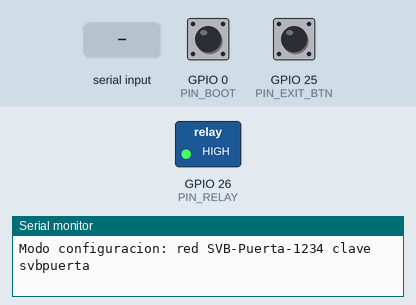
Recording of a sketch running on a simulated ESP32. Shown: switched loads named in the sketch (green lamp = pin HIGH), the last lines printed to the serial monitor. The test bench sets the inputs (shaded band); at power-on: GPIO 0 (PIN_BOOT) HIGH, GPIO 25 (PIN_EXIT_BTN) HIGH. WiFi joins after 1.5 s; servers stay silent unless stated; EEPROM starts erased.

Above: at 1.2 s.
1.3 s: "OPEN 3000\n" received over Serial
At 2.2 s:
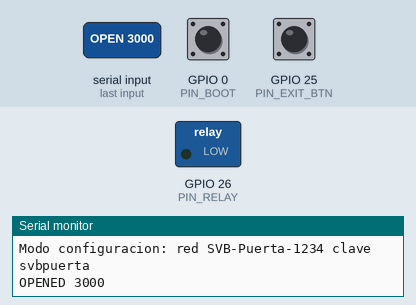
7.3 s: "OPEN\n" received over Serial
At 11.4 s:
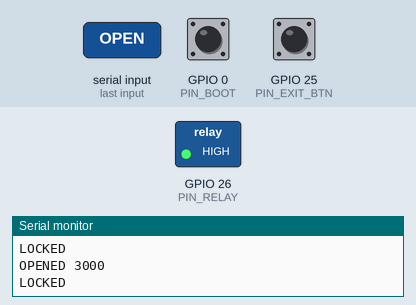
Timing chart, 0 to 12.8 s (numbered marks = the images above; inputs shaded):
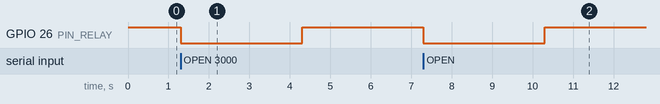

The sketch:

esp32_cerradura.ino
```cpp
/*
 * Sistemas VB Seguridad Integral — Controlador de cerradura para ESP32
 * ------------------------------------------------------------------
 * NO hace falta editar este código: se configura desde el celular.
 *
 *  1) Grabar este sketch tal cual (Arduino IDE 2 + "esp32 by Espressif", placa "ESP32 Dev Module").
 *  2) Al encenderlo por primera vez crea la red WiFi  "SVB-Puerta-XXXX"  (clave: svbpuerta).
 *     Conectate desde el celular: se abre la página de configuración (o entrá a http://192.168.4.1).
 *     Elegí el WiFi del local y su clave → Guardar. El ESP32 se reinicia y se conecta.
 *  3) En el panel Sistemas VB: ⚙ → Configuración → Cerradura → "Buscar y vincular cerradura".
 *     El panel la encuentra en la red y la vincula con una clave segura automáticamente.
 *
 *  Volver a configurar: mantener apretado el botón BOOT 5 segundos (borra WiFi y vínculo).
 *
 * Hardware:
 *   - Módulo relé 1 canal 5V → GPIO 26
 *   - Cerradura eléctrica 12V con fuente propia (diodo 1N4007 en paralelo con la bobina)
 *       · Cerradura de pestillo (tipo Kallay)  → contacto NA (NO) del relé
 *       · Electroimán (traba con energía)       → contacto NC
 *   - Sensor magnético de puerta (reed) → GPIO 27 a GND (opcional)
 *   - Pulsador de salida interior        → GPIO 25 a GND (opcional)
 *
 * API (la usa el servidor Sistemas VB):
 *   GET  /status                       estado (puerta, vínculo, IP)
 *   POST /open?ms=3000   X-Token: …    abrir
 *   POST /pair  (body = clave)         vincular (solo sin vincular y dentro de 10 min de encendido)
 *   Serie 115200: "OPEN 3000" | "STATUS"  (app de escritorio por USB)
 */
#include <WiFi.h>
#include <WebServer.h>
#include <DNSServer.h>
#include <ESPmDNS.h>
#include <Preferences.h>

const int  PIN_RELAY    = 26;
const int  PIN_DOOR     = 27;
const int  PIN_EXIT_BTN = 25;
const int  PIN_BOOT     = 0;
const bool RELAY_ACTIVE_LOW = true;   // la mayoría de los módulos relé se activan con LOW
const uint32_t MIN_MS = 100, MAX_MS = 10000, DEFAULT_MS = 3000;
const uint32_t PAIR_WINDOW_MS = 10UL * 60UL * 1000UL;
const char* AP_PASS  = "svbpuerta";
const char* HOSTNAME = "svb-puerta";

WebServer server(80);
DNSServer dns;
Preferences prefs;
String wifiSsid, wifiPass, token;
bool apMode = false;
uint32_t relayUntil = 0, opens = 0;

void relayWrite(bool on) { digitalWrite(PIN_RELAY, (on ^ RELAY_ACTIVE_LOW) ? HIGH : LOW); }
bool doorClosed() { return digitalRead(PIN_DOOR) == LOW; }

void openDoor(uint32_t ms) {
  ms = constrain(ms, MIN_MS, MAX_MS);
  relayWrite(true);
  relayUntil = millis() + ms;
  if (relayUntil == 0) relayUntil = 1;
  opens++;
  Serial.printf("OPENED %lu\n", (unsigned long)ms);
}

String chipId() { uint64_t m = ESP.getEfuseMac(); char b[7]; snprintf(b, sizeof(b), "%04X", (uint16_t)(m >> 32)); return String(b); }

String jsonEscape(const String& s) { String o; for (char c : s) { if (c == '"' || c == '\\') o += '\\'; if ((uint8_t)c >= 32) o += c; } return o; }

String statusJson() {
  return String("{\"ok\":true,\"device\":\"svb-puerta\",\"id\":\"") + chipId() + "\",\"paired\":" + (token.length() ? "true" : "false") +
         ",\"relay\":" + (relayUntil ? "true" : "false") + ",\"door\":\"" + (doorClosed() ? "cerrada" : "abierta") + "\"" +
         ",\"opens\":" + opens + ",\"rssi\":" + WiFi.RSSI() + ",\"ip\":\"" + WiFi.localIP().toString() + "\",\"wifi\":\"" + jsonEscape(wifiSsid) + "\"}";
}

void sendCors(int code, const String& type, const String& body) {
  server.sendHeader("Access-Control-Allow-Origin", "*");
  server.sendHeader("Access-Control-Allow-Headers", "X-Token, Content-Type");
  server.send(code, type, body);
}

// ───────── Página de configuración (modo punto de acceso) ─────────
const char PAGE_HEAD[] PROGMEM = R"HTML(<!DOCTYPE html><html lang="es"><head><meta charset="utf-8"><meta name="viewport" content="width=device-width,initial-scale=1">
<title>SVB Puerta</title><style>body{margin:0;background:#000;color:#e0e0e0;font-family:system-ui,Arial;padding:24px}h1{color:#fff;font-weight:500;font-size:22px}
label{display:block;margin:16px 0 6px;font-size:13px;color:#8a8a8a;letter-spacing:1px;text-transform:uppercase}input,select{width:100%;box-sizing:border-box;min-height:52px;
border-radius:12px;border:1px solid #333;background:#0a0a0a;color:#fff;font-size:17px;padding:0 14px}button{margin-top:22px;width:100%;min-height:56px;border:0;border-radius:14px;
background:#fff;color:#000;font-size:17px;font-weight:700}p{color:#8a8a8a;line-height:1.5}</style></head><body>)HTML";

void handleRoot() {
  String h = FPSTR(PAGE_HEAD);
  h += "<h1>Cerradura Sistemas VB · configuración</h1><p>Elegí el WiFi del local. Después, en el panel Sistemas VB tocá <b>Buscar y vincular cerradura</b>.</p><form method='POST' action='/save'><label>Red WiFi</label><select name='s'>";
  int n = WiFi.scanNetworks();
  for (int i = 0; i < n; i++) { String s = WiFi.SSID(i); s.replace("<", ""); s.replace(">", ""); h += "<option" + String(s == wifiSsid ? " selected" : "") + ">" + s + "</option>"; }
  h += "</select><label>…o escribí el nombre</label><input name='s2' placeholder='(opcional)'><label>Clave del WiFi</label><input name='p' type='password'><button>Guardar y conectar</button></form>";
  h += "<p>Equipo " + chipId() + "</p></body></html>";
  server.send(200, "text/html; charset=utf-8", h);
}

void handleSave() {
  String s = server.arg("s2").length() ? server.arg("s2") : server.arg("s");
  if (!s.length()) { server.send(400, "text/plain", "Falta la red WiFi"); return; }
  prefs.putString("ssid", s);
  prefs.putString("pass", server.arg("p"));
  String h = FPSTR(PAGE_HEAD);
  h += "<h1>Guardado ✔</h1><p>La cerradura se reinicia y se conecta a <b>" + s + "</b>.<br>Volvé al WiFi del local y en el panel Sistemas VB tocá <b>Buscar y vincular cerradura</b>.</p></body></html>";
  server.send(200, "text/html; charset=utf-8", h);
  delay(1500);
  ESP.restart();
}

// ───────── API ─────────
void handleOpen() {
  if (server.method() == HTTP_OPTIONS) { sendCors(204, "text/plain", ""); return; }
  if (!token.length() || server.header("X-Token") != token) { sendCors(401, "application/json", "{\"ok\":false,\"error\":\"token\"}"); return; }
  openDoor(server.hasArg("ms") ? server.arg("ms").toInt() : DEFAULT_MS);
  sendCors(200, "application/json", statusJson());
}

void handlePair() {
  if (token.length()) { sendCors(409, "application/json", "{\"ok\":false,\"error\":\"ya vinculada: mantener BOOT 5 s para reiniciar\"}"); return; }
  if (millis() > PAIR_WINDOW_MS) { sendCors(403, "application/json", "{\"ok\":false,\"error\":\"tiempo de vinculación vencido: reiniciar la cerradura\"}"); return; }
  String t = server.arg("plain"); t.trim();
  if (t.length() < 16 || t.length() > 64) { sendCors(400, "application/json", "{\"ok\":false,\"error\":\"clave invalida\"}"); return; }
  token = t; prefs.putString("token", token);
  sendCors(200, "application/json", statusJson());
}

void startAP() {
  apMode = true;
  String ssid = "SVB-Puerta-" + chipId();
  WiFi.mode(WIFI_AP_STA);
  WiFi.softAP(ssid.c_str(), AP_PASS);
  dns.start(53, "*", WiFi.softAPIP());   // portal cautivo: cualquier dirección abre la configuración
  Serial.println("Modo configuracion: red " + ssid + " clave " + AP_PASS);
}

bool connectWifi() {
  WiFi.mode(WIFI_STA);
  WiFi.setHostname(HOSTNAME);
  WiFi.begin(wifiSsid.c_str(), wifiPass.c_str());
  Serial.print("Conectando a " + wifiSsid);
  for (int i = 0; i < 40 && WiFi.status() != WL_CONNECTED; i++) { delay(500); Serial.print("."); }
  bool ok = WiFi.status() == WL_CONNECTED;
  Serial.println(ok ? "\nWiFi OK: " + WiFi.localIP().toString() : "\nNo se pudo conectar");
  return ok;
}

void factoryResetIfHeld() {
  uint32_t t0 = millis();
  while (digitalRead(PIN_BOOT) == LOW) {
    if (millis() - t0 > 5000) {
      prefs.clear(); Serial.println("Configuracion borrada"); delay(300); ESP.restart();
    }
    delay(20);
  }
}

void setup() {
  pinMode(PIN_RELAY, OUTPUT);
  relayWrite(false);                       // arranca trabada
  pinMode(PIN_DOOR, INPUT_PULLUP);
  pinMode(PIN_EXIT_BTN, INPUT_PULLUP);
  pinMode(PIN_BOOT, INPUT_PULLUP);
  Serial.begin(115200);
  prefs.begin("svb", false);
  factoryResetIfHeld();
  wifiSsid = prefs.getString("ssid", "");
  wifiPass = prefs.getString("pass", "");
  token    = prefs.getString("token", "");

  if (!wifiSsid.length() || !connectWifi()) startAP();
  if (MDNS.begin(HOSTNAME)) MDNS.addService("http", "tcp", 80);

  const char* hdrs[] = {"X-Token"};
  server.collectHeaders(hdrs, 1);
  server.on("/", HTTP_GET, []() { if (apMode) handleRoot(); else sendCors(200, "application/json", statusJson()); });
  server.on("/save", HTTP_POST, handleSave);
  server.on("/status", HTTP_GET, []() { sendCors(200, "application/json", statusJson()); });
  server.on("/open", handleOpen);
  server.on("/pair", HTTP_POST, handlePair);
  server.onNotFound([]() {
    if (apMode) { server.sendHeader("Location", "http://192.168.4.1/"); server.send(302, "text/plain", ""); }
    else sendCors(404, "application/json", "{\"ok\":false}");
  });
  server.begin();
}

String serialBuf;
void loop() {
  if (apMode) dns.processNextRequest();
  server.handleClient();

  if (relayUntil && (int32_t)(millis() - relayUntil) >= 0) { relayWrite(false); relayUntil = 0; Serial.println("LOCKED"); }

  static uint32_t lastBtn = 0;
  if (digitalRead(PIN_EXIT_BTN) == LOW && millis() - lastBtn > 1500) { lastBtn = millis(); openDoor(DEFAULT_MS); }

  static uint32_t bootDown = 0;
  if (digitalRead(PIN_BOOT) == LOW) { if (!bootDown) bootDown = millis(); else if (millis() - bootDown > 5000) { prefs.clear(); ESP.restart(); } } else bootDown = 0;

  while (Serial.available()) {
    char c = Serial.read();
    if (c == '\n' || c == '\r') {
      serialBuf.trim();
      if (serialBuf.startsWith("OPEN")) openDoor(serialBuf.length() > 5 ? serialBuf.substring(5).toInt() : DEFAULT_MS);
      else if (serialBuf == "STATUS") Serial.println(statusJson());
      serialBuf = "";
    } else if (serialBuf.length() < 32) serialBuf += c;
  }

  static uint32_t lastWifi = 0;
  if (!apMode && WiFi.status() != WL_CONNECTED && millis() - lastWifi > 30000) { lastWifi = millis(); WiFi.reconnect(); }
  // Si arrancó en modo configuración porque el router estaba apagado, sigue intentando y vuelve solo
  if (apMode && wifiSsid.length() && millis() - lastWifi > 60000) {
    lastWifi = millis();
    WiFi.begin(wifiSsid.c_str(), wifiPass.c_str());
  }
  if (apMode && wifiSsid.length() && WiFi.status() == WL_CONNECTED) {
    apMode = false; dns.stop(); WiFi.softAPdisconnect(true); WiFi.mode(WIFI_STA);
    Serial.println("WiFi OK: " + WiFi.localIP().toString());
  }
}
```

Measured:
- after the input at 1.3 s, GPIO 26 (PIN_RELAY): HIGH → LOW at once, → HIGH 3.0 s later
- after the input at 7.3 s, GPIO 26 (PIN_RELAY): HIGH → LOW at once, → HIGH 3.0 s later
